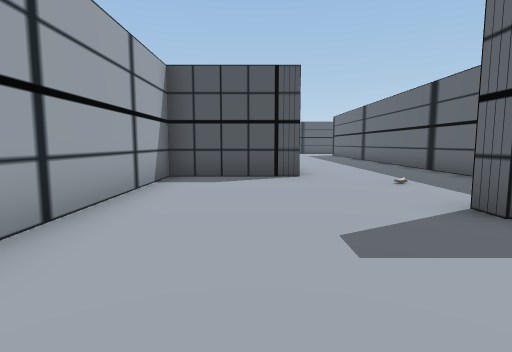
[1] (above)

22 first-person views from a walk through a Unity game level. The camera is 1.5 m above the floor, tilts 6° down and sees 80° across. The floor is counted in squares, 2 m on a side. Each view is taken from the middle of a square. On the plan, view 1 faces up. The plan holds only what a view shows up to about 10 squares ahead; the rest is blank. The place goes on beyond the plan.

[2]
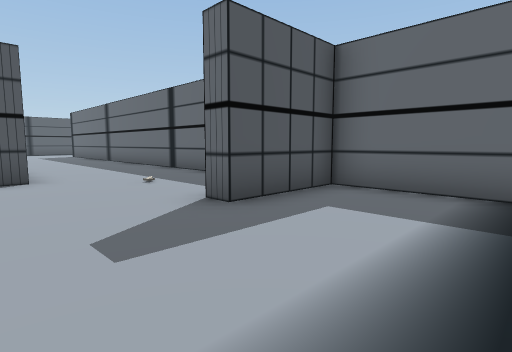

[3]
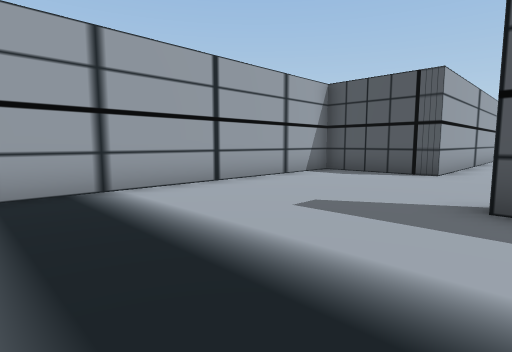

[4]
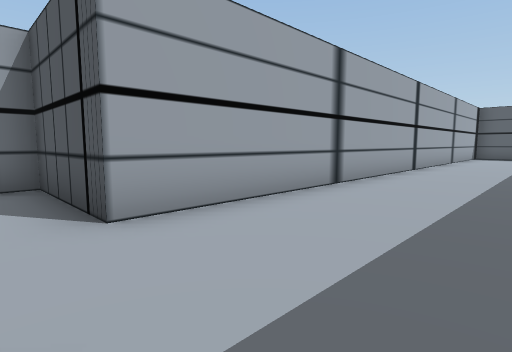

[5]
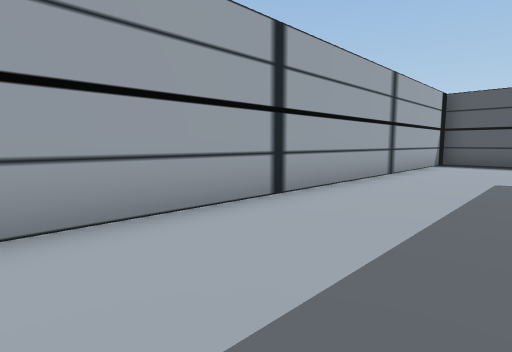

[6]
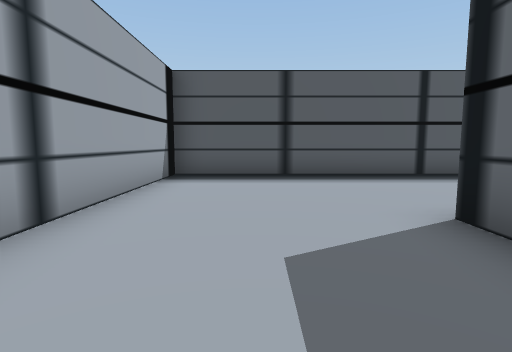

[7]
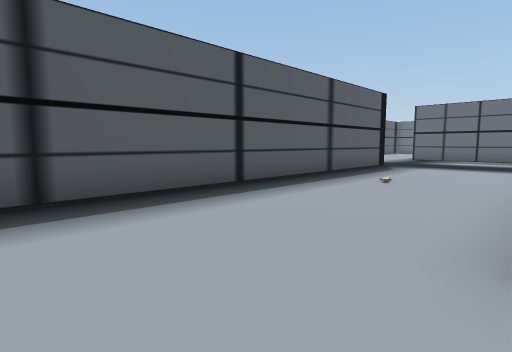

[8]
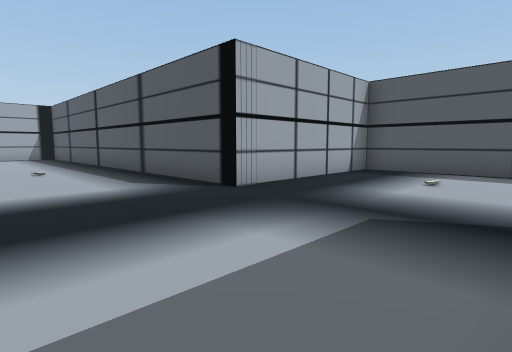

[9]
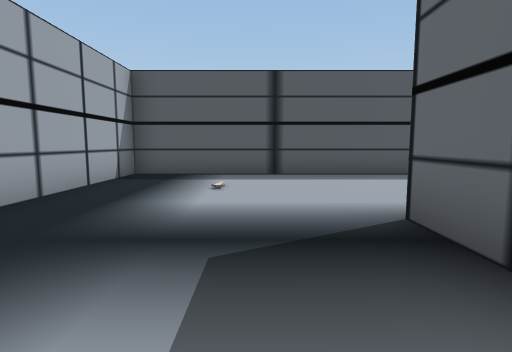

[10]
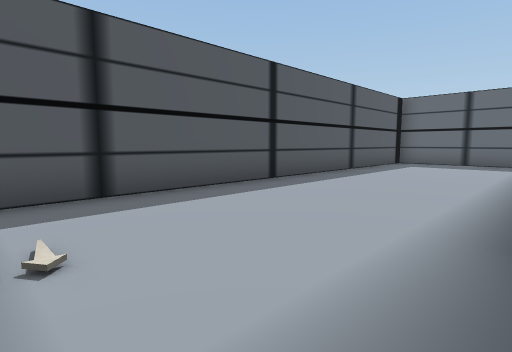

[11]
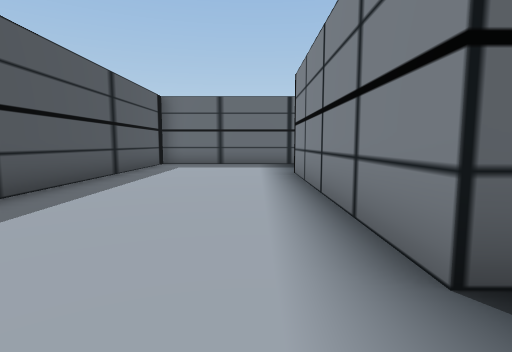

[12]
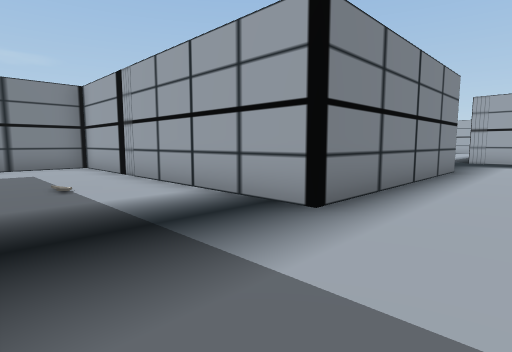

[13]
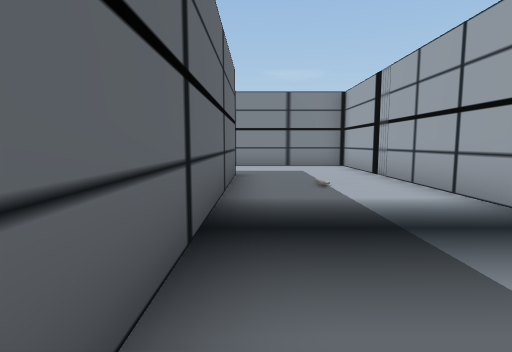

[14]
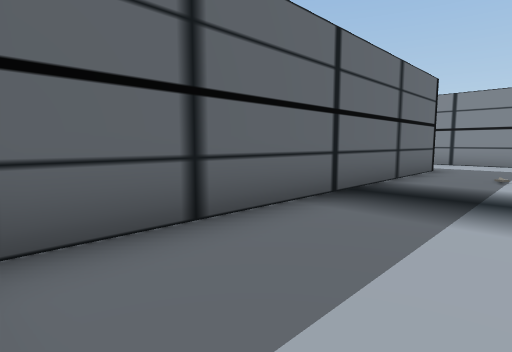

[15]
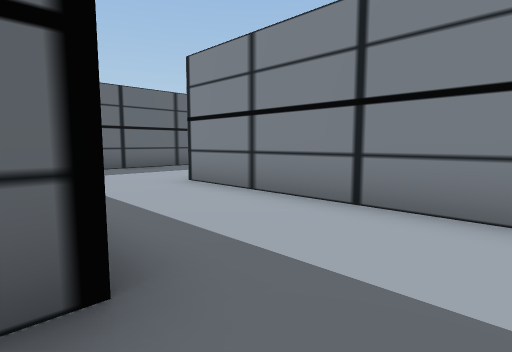

[16]
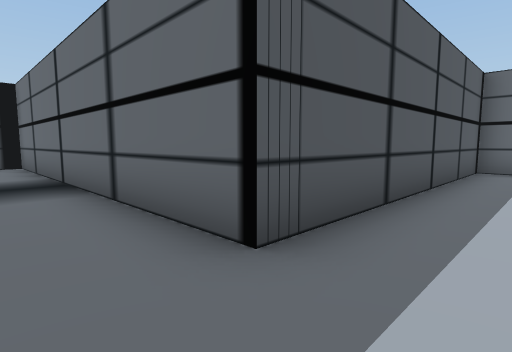

[17]
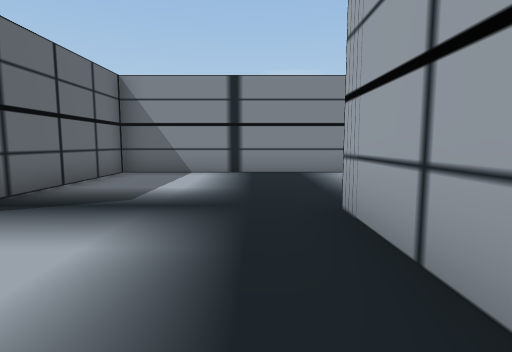

[18]
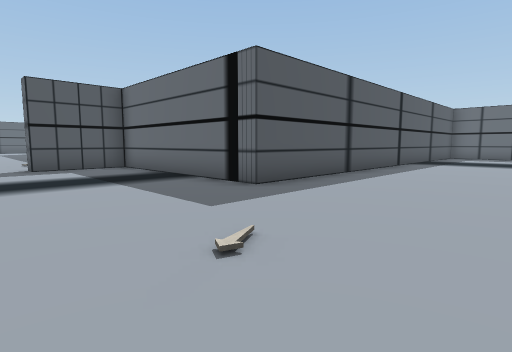

[19]
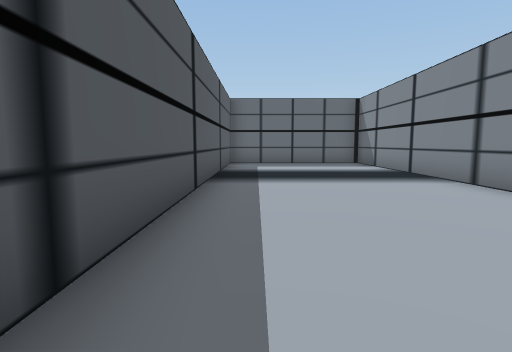

[20]
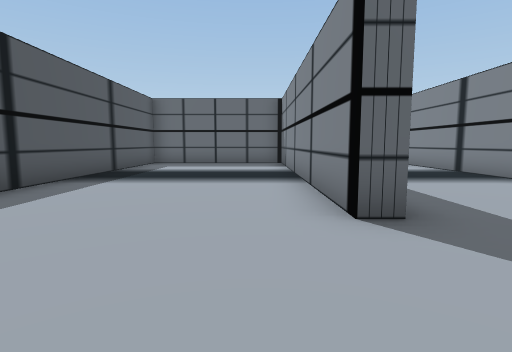

[21]
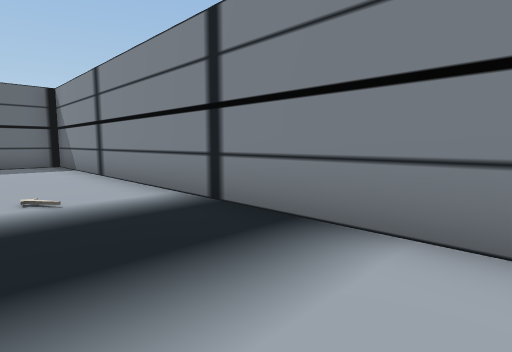

[22]
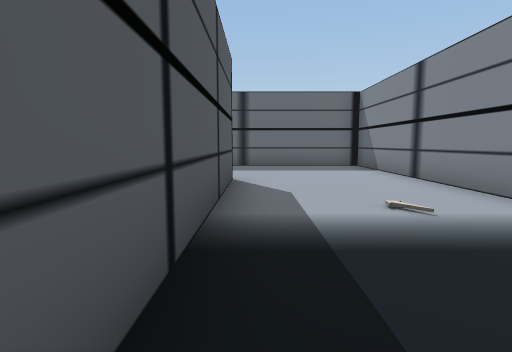

### Floor plan
Points are (right, up) in squares from view 1. A wall is a line through its corners. A room is listed if a view was taken in it or the views show most of it. See-through windows are left out.
Room 1 (views 1, 2, 3, 4, 5, 6, 7, 8, 9, 10, 11, 12, 13, 14, 15, 16, 17, 18, 19, 20, 21, 22)
walls: (5, 6.9) (5, 10.1); (17, -3) (5, -3) (5, 3); (12.6, 20) (18.5, 20) (18.5, 25) (25, 25) (25, 16.5) (32.5, 16.5); (5, 19.3) (5, 20.1); (13.7, 24.5) (1, 24.5) (1, 7) (0.5, 7); (10.2, -8) (17.1, -8); (-2, 7.1) (-2, -0.6); (19.5, -8.5) (13.5, -8.5); (10, -8.6) (10, -8); (12.1, -12.5) (23.5, -12.5) (23.5, -11); (32.5, 19.5) (28.5, 19.5) (28.5, 29.5) (14, 29.5) (14, 24.5)
objects: other object (-1, 7) to (0, 7); other object (3, 3) to (4, 3)

Where each view was taken, in squares from view 1:
view 1: 0 up, 0 right, facing up
view 2: 0 up, 0 right, facing up-right
view 3: 1 down, 3 right, facing up-left
view 4: 6 up, 4 right, facing up-left
view 5: 12 up, 4 right, facing up-left
view 6: 17 up, 3 right, facing up
view 7: 20 up, 3 right, facing up-right
view 8: 21 up, 18 right, facing up-left
view 9: 22 up, 17 right, facing up
view 10: 25 up, 16 right, facing up-right
view 11: 26 up, 17 right, facing right
view 12: 27 up, 28 right, facing down-left
view 13: 27 up, 28 right, facing down
view 14: 29 up, 26 right, facing down-right
view 15: 20 up, 27 right, facing down-right
view 16: 18 up, 27 right, facing up-right
view 17: 28 up, 15 right, facing down
view 18: 7 down, 1 right, facing up-right
view 19: 4 down, 7 right, facing right
view 20: 7 down, 7 right, facing right
view 21: 10 down, 12 right, facing down-right
view 22: 9 down, 13 right, facing right
